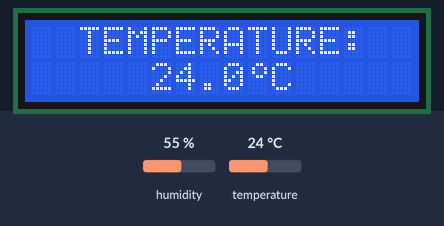
Simulated run of this sketch. Board: ESP8266 (NodeMCU). Parts: 16×2 character LCD. The test bench sets the inputs (shaded band); at power-on: humidity 55 %, temperature 24 °C. WiFi joins after 1.5 s; servers stay silent unless stated; network time is answered at once with the bench clock; the local clock reads 2024-03-15 10:24:30 at power-on unless the sketch sets it; what the sketch prints to the serial monitor is not drawn.

Above: at 12.2 s.
At 102.2 s:
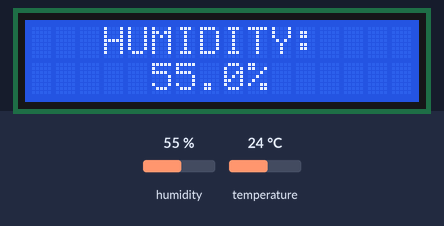

The sketch:

Temperature_Sensor_Display.ino
```cpp
#include <Arduino.h>
#include <DHT.h>
#include <ESP8266WiFi.h>
#include <NTPClient.h>
#include <WiFiUdp.h>
#include <Wire.h>

#include "Waveshare_LCD1602.h"

// WiFi Credentials
#define WIFI_SSID "TelstraDBFC51"
#define WIFI_PASSWORD "fqwt6djgzc"

// NTP Configuration
const char* ntpServer = "pool.ntp.org";
const long utcOffsetInSeconds =
    (10.5 * 3600);  // Adjust for timezone (e.g., UTC + 10.5)

// Create an NTPClient Instance
WiFiUDP udp;
NTPClient timeClient(udp, ntpServer, utcOffsetInSeconds);

// RTC Memory to Track Sleep Cycles
struct RTCMemory {
  int wakeUpCount;
} __attribute__((aligned(4)));  // Force 4-byte alignment

// Instance of RTC Variable
RTCMemory rtcMem;

// LCD Configuration
Waveshare_LCD1602 lcd(16, 2);  // 16 Characters & 2 Lines
int r, g, b, t = 0;            // SDA: D2 (GPIO 4) & SCL: D1 (GPIO 5)
#define LCD_POWER D8           // GPIO pin to control LCD Power

// DHT Sensor Configuration
#define DHTTYPE DHT22
#define DHTPIN D5     // GPIO pin to control DHT Data
#define DHT_POWER D7  // GPIO pin to control DHT Power
DHT dht(DHTPIN, DHTTYPE);

// Variables to Store Sensor Data
float temperature = 0.0;
float humidity = 0.0;
char temp[10];
char humd[10];

// Custom Charcter for Degrees Symbol
uint8_t degreeSymbol[8] = {0b00110, 0b01001, 0b01001, 0b00110,
                           0b00000, 0b00000, 0b00000, 0b00000};

// CODE THAT RUNS ONCE AT START-UP
void setup() {
  // Wait 20 seconds Before Doing Anything Else
  Serial.begin(115200);
  delay(10000);

  // Enable the Watchdog Timer with a Timeout of 1 Second (1000 ms)
  ESP.wdtEnable(1000);  // Timeout in milliseconds

  // Feed the Watchdog so it doesn't Reset the System Immediately
  ESP.wdtFeed();

  // Force a Serial Flush
  Serial.println("Initializing...");
  Serial.flush();

  // Read RTC Memory
  if (!ESP.rtcUserMemoryRead(0, (uint32_t*)&rtcMem, sizeof(rtcMem))) {
    Serial.println(
        "Failed to read from RTC memory. Initializing wake-up count...");
    rtcMem.wakeUpCount = 0;
  }

  // Check if it is a Cold Boot
  if (ESP.getResetInfo() == "External System") {
    rtcMem.wakeUpCount = 0;
  }

  // Check the Reset Reason
  if (rtcMem.wakeUpCount >= 3 || rtcMem.wakeUpCount == 0) {
    // Fresh Start Detected
    rtcMem.wakeUpCount = 1;
  } else {
    // Increment Wake-up Counter for Deep Sleep Wake-Ups
    rtcMem.wakeUpCount++;
    ESP.wdtDisable();  // Disable the Watchdog Timer to Avoid Issues
  }

  // Clear RTC for Clean Memory Write
  clearRTC();

  // Write the Updated Wake-up Count Back to RTC memory
  if (!ESP.rtcUserMemoryWrite(0, (uint32_t*)&rtcMem, sizeof(rtcMem))) {
    Serial.println("Failed to write to RTC memory.");
    rtcMem.wakeUpCount = 0;
  }

  // Sleep Logic
  if (rtcMem.wakeUpCount == 2) {
    Serial.println("Sleeping for 3.5 hours...");
    ESP.deepSleep(ESP.deepSleepMax());  // Approximently 3.5 hours
  } else if (rtcMem.wakeUpCount == 3) {
    Serial.println("Sleeping for 1 hour...");
    uint64_t sleepTime = 60UL * 60UL * 1000000UL;
    ESP.deepSleep(sleepTime);  // Approximently 1 hour
  } else {
    Serial.println("Completed 8-hour sleep cycle!");

    // Start the LCD Display & Serial
    pinMode(LCD_POWER, OUTPUT);     // Enable Pin Writing
    digitalWrite(LCD_POWER, HIGH);  // Turn Power Output On
    lcd.init();
    lcd.customSymbol(0, degreeSymbol);  // Create and Store the Degree Symbol

    // Initialise DHT Sensor
    pinMode(DHT_POWER, OUTPUT);     // Enable Pin Writing
    digitalWrite(DHT_POWER, HIGH);  // Turn Power Output On
    dht.begin();

    // Connect to Wi-Fi
    Serial.print("Connecting to WiFi");
    WiFi.mode(WIFI_STA);                   // Set WiFi Mode
    WiFi.begin(WIFI_SSID, WIFI_PASSWORD);  // Join WiFi Network

    while (WiFi.status() != WL_CONNECTED) {
      delay(1000);
      Serial.print(".");
    }

    Serial.println("\nConnected to WiFi");
    Serial.print("IP Address: ");
    Serial.println(WiFi.localIP());

    // Initialise the NTP Client
    timeClient.begin();

    // Synchronise with NTP server
    timeClient.update();
  }
}

// CODE TO CLEAR RTC MEMORY
void clearRTC() {
  uint32_t clearData[128] = {0};
  ESP.rtcUserMemoryWrite(0, clearData, sizeof(clearData));
}

// CODE TO TURN OFF DEVICES
void sleepMode() {
  // Notify Me of Sleep Mode
  Serial.println("Entering Sleep Mode...");
  lcd.clear();
  lcd.setCursor(0, 0);
  lcd.send_string("Sleeping...");
  delay(5000);

  // Disconnect from Wi-Fi to Save Power
  WiFi.disconnect();
  WiFi.mode(WIFI_OFF);

  // Turn Off Temp Sensor
  digitalWrite(DHT_POWER, LOW);

  // Turn Off Display
  digitalWrite(LCD_POWER, LOW);

  // Disable the Watchdog Timer to Avoid Issues
  ESP.wdtDisable();

  // Push Control Chip into Sleep
  Serial.println("Sleeping for 3.5 hours...");
  ESP.deepSleep(ESP.deepSleepMax());  // Approximently 3.5 hours
}

// CODE TO DISPLAY DATA
void displayData() {
  // Print Information to Serial Monitor
  Serial.print("Temperature: ");
  Serial.print(temperature, 1);
  Serial.print("°C, Humidity: ");
  Serial.print(humidity, 1);
  Serial.println("%");

  // Display Temperature for 30 seconds
  lcd.clear();
  lcd.setCursor(2, 0);
  lcd.send_string("TEMPERATURE:");
  lcd.setCursor(5, 1);
  lcd.send_string(temp);
  lcd.write_char(0);  // Add the degree symbol
  lcd.send_string("C");
  delay(30000);

  // Display Humidity for 30 seconds
  lcd.clear();
  lcd.setCursor(3, 0);
  lcd.send_string("HUMIDITY:");
  lcd.setCursor(5, 1);
  lcd.send_string(humd);
  lcd.send_string("%");
  delay(30000);
}

// CODE THAT RUNS REPEATEDLY EACH CYCLE
void loop() {
  // Update the Time
  timeClient.update();

  // Get the Current Hour
  int currentHour = timeClient.getHours();

  // Check if it is Time to Sleep
  if (currentHour == 23) {  // Sleep at 11 PM for 8 Hours
    // Put the Device to Sleep
    sleepMode();
  } else {
    // Read Sensor Data
    temperature = dht.readTemperature();
    humidity = dht.readHumidity();

    // Convert to a String
    dtostrf(temperature, 0, 1, temp);
    dtostrf(humidity, 0, 1, humd);

    // If Data is Successfully Obtained, Print to Serial and LCD
    if (isnan(temperature) || isnan(humidity)) {
      // Send Error Messages
      lcd.clear();
      lcd.send_string("Sensor Error!");
      Serial.println("Failed to read from DHT sensor!");
    } else {
      // Display the Data from the Sensor
      displayData();
    }
  }
}
```

Measured:
- what the display in image 0 shows lasts 30.1 s, from 12.1 s to 42.2 s
